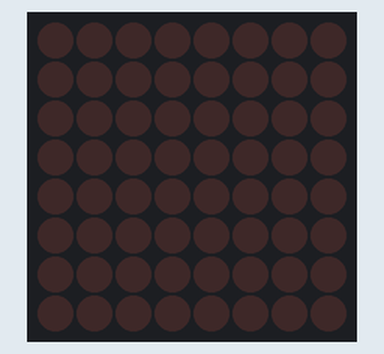
Recording of a sketch running on a simulated Arduino Mega 2560, built with avr-gcc and run on an emulated ATmega2560. On the bench: 8×8 LED matrix. Wiring (inferred from the names in the program): LED matrix (orientation assumed): rows pin 29, pin 26, pin 28, pin 35, pin 32, pin 33, pin 25, pin 23; columns pin 37, pin 27, pin 36, pin 31, pin 22, pin 34, pin 24, pin 30.

Above: at 3.8 s.

Measured:
- by itself, everything shown: repeats every 4.9 s, in 66 steps
- what the display in image 0 shows lasts 0.9 s, from 3.7 s to 4.6 s

The sketch:

LED8x8_Run_Cellphone_Number.ino
```cpp
//8x8矩陣 字體跑動
byte ScanPin[8]={29,26,28,35,32,33,25,23};
byte DataPin[8]={37,27,36,31,22,34,24,30};
int T;
byte x[8]={0,0,0,0,0,0,0,0};
boolean Data[8][80]=

{ {1,1,1,1,1,1,1,1,1,1,1,1,1,1,1,1,1,1,1,1,1,1,1,1,1,1,1,1,1,1,1,1,1,1,1,1,1,1,1,1,1,1,1,1,1,1,1,1,1,1,1,1,1,1,1,1,1,1,1,1,1,1,1,1,1,1,1,1,1,1,1,1,1,1,1,1,1,1,1,1},
  {1,1,1,0,0,1,1,1,1,0,0,1,1,1,0,0,0,0,1,1,0,0,0,0,1,1,1,1,0,1,1,1,1,1,0,1,1,1,1,1,0,1,1,1,1,0,0,1,1,1,1,0,0,1,1,1,1,1,0,1,1,1,1,1,1,1,1,1,1,1,1,1,1,1,1,1,1,1,1,1},
  {1,1,0,1,1,0,1,1,0,1,1,0,1,1,0,1,1,1,1,1,0,1,1,1,1,1,1,0,0,1,1,1,1,0,0,1,1,1,1,0,0,1,1,1,0,1,1,0,1,1,0,1,1,0,1,1,1,0,0,1,1,1,1,1,1,1,1,1,1,1,1,1,1,1,1,1,1,1,1,1},
  {1,1,0,1,1,0,1,1,0,1,1,0,1,1,0,0,0,0,1,1,0,0,0,1,1,1,0,1,0,1,1,1,0,1,0,1,1,1,0,1,0,1,1,1,1,1,0,1,1,1,0,1,1,0,1,1,0,1,0,1,1,1,1,1,1,1,1,1,1,1,1,1,1,1,1,1,1,1,1,1},
  {1,1,0,1,1,0,1,1,1,0,0,0,1,1,0,1,1,0,1,1,1,1,1,0,1,0,0,0,0,0,1,1,1,1,0,1,1,0,0,0,0,0,1,1,1,1,1,0,1,1,0,1,1,0,1,0,0,0,0,0,1,1,1,1,1,1,1,1,1,1,1,1,1,1,1,1,1,1,1,1},
  {1,1,0,1,1,0,1,1,1,1,1,0,1,1,0,1,1,0,1,1,0,1,1,0,1,1,1,1,0,1,1,1,1,1,0,1,1,1,1,1,0,1,1,1,0,1,1,0,1,1,0,1,1,0,1,1,1,1,0,1,1,1,1,1,1,1,1,1,1,1,1,1,1,1,1,1,1,1,1,1},
  {1,1,1,0,0,1,1,1,1,1,1,0,1,1,0,0,0,0,1,1,1,0,0,1,1,1,1,1,0,1,1,1,0,0,0,0,1,1,1,1,0,1,1,1,1,0,0,1,1,1,1,0,0,1,1,1,1,1,0,1,1,1,1,1,1,1,1,1,1,1,1,1,1,1,1,1,1,1,1,1},
  {1,1,1,1,1,1,1,1,1,1,1,1,1,1,1,1,1,1,1,1,1,1,1,1,1,1,1,1,1,1,1,1,1,1,1,1,1,1,1,1,1,1,1,1,1,1,1,1,1,1,1,1,1,1,1,1,1,1,1,1,1,1,1,1,1,1,1,1,1,1,1,1,1,1,1,1,1,1,1,1}
};
void setup()
{
  for (int i=0 ;i<8;i++)
  {
    pinMode(ScanPin[i], OUTPUT);
    pinMode(DataPin[i], OUTPUT);
  }
}
void loop()
{
 for (int i=0; i <8; i++)             //顯示字
  {
    digitalWrite(ScanPin[i],HIGH);
    for (int j=0; j <8; j++)
    {

      if(Data[i][7-j]==0)
      {
        digitalWrite(DataPin[j],LOW);
      }
      else
      {
        digitalWrite(DataPin[j],HIGH);
      }
     }
     delay(1);
     for(int j=0;j<8;j++)
     {
      digitalWrite(DataPin[j],HIGH);
      }
     digitalWrite(ScanPin[i] ,LOW);
 }
  T=T+8;                                      //計時 上方迴圈耗時8ms 所以+8
  if(T>=50)                                 //控制跑馬&變動時間 單位ms
  {
    for(int i=0;i<8;i++)
    {
      x[i]=Data[i][0];
      }
      for(int i=0;i<8;i++)
      {
        for(int j=0;j<79;j++)
        {
          Data[i][j]=Data[i][j+1];
          }
        }
        for(int i;i<8;i++)
        {
          Data[i][79]=x[i];
          }
          T=0;
    }
}
```
